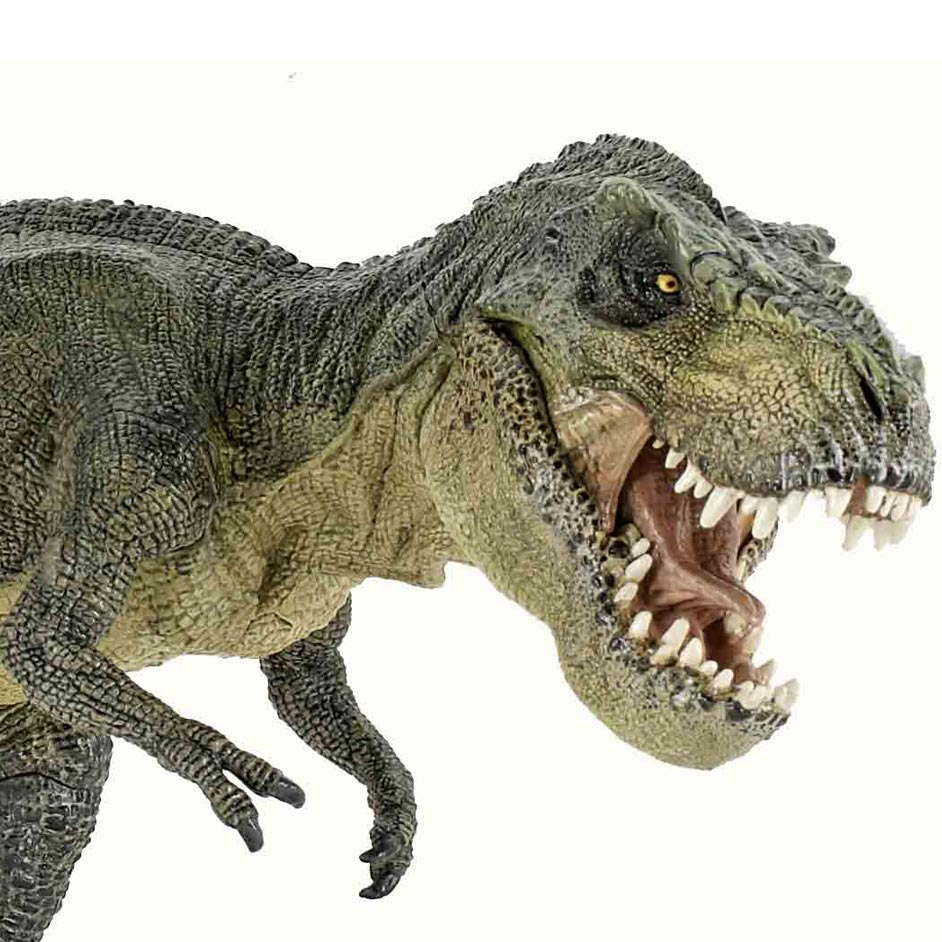
#> input picture openCV/Trex.jpg, 942 x 942 px
$ python crop.py --image Trex.jpg
#> lines starting #> are read from the running program, lines starting #| are printed output that depends on the picture
import numpy as np
import argparse
import cv2

ap = argparse.ArgumentParser()
ap.add_argument("-i", "--image", required=True, help="path to the image")
args = vars(ap.parse_args())

image = cv2.imread(args["image"])
#> image is the input picture: shape (942, 942, 3); mean B, G, R 166.7, 180.6, 182.9
cv2.imshow("Original", image)
cv2.waitKey(0)

cropped = image[30:120, 240:335]
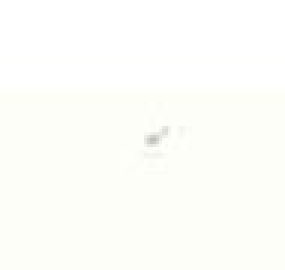
#> cropped: shape (90, 95, 3) (shown 3 times larger); mean B, G, R 250, 254.2, 253.5
cv2.imshow("T-Rex Face", cropped)
cv2.waitKey(0)
